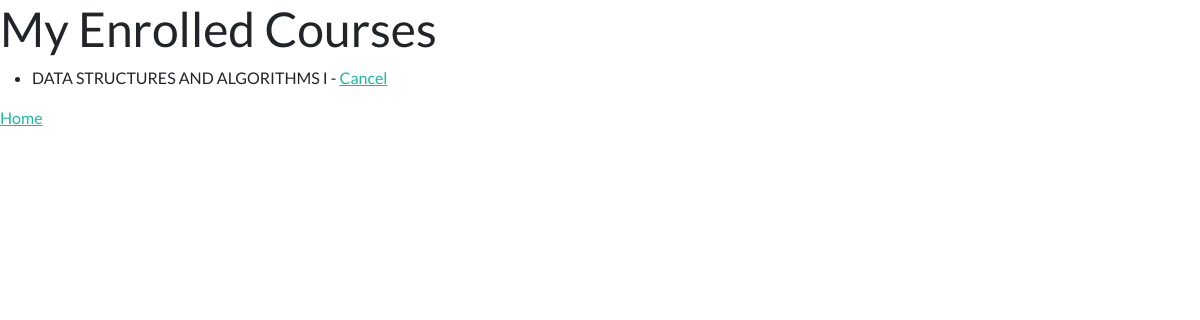
The app's page /my_enrolled_courses/ (signed in), older data.
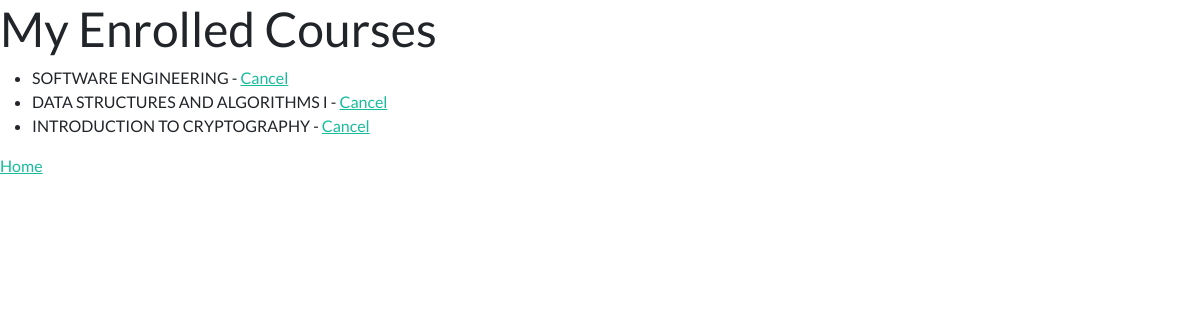
The same page, newer data.
### courses/models.py (models this page shows, shortened)
class QuotaRequest(models.Model):
    student = models.ForeignKey(User, on_delete=models.CASCADE)
    course = models.ForeignKey(Course, on_delete=models.CASCADE)
    requested_at = models.DateTimeField(auto_now_add=True)
    is_approved = models.BooleanField(default=False)

class Course(models.Model):
    code = models.CharField(max_length=10)
    name = models.CharField(max_length=100)
    semester = models.CharField(max_length=10)
    year = models.IntegerField()
    seats = models.IntegerField()
    is_open = models.BooleanField(default=True)

### courses/views.py (the view)
# urls.py: path('my_enrolled_courses/', views.my_enrolled_courses, name='my_enrolled_courses'),
@login_required
def my_enrolled_courses(request):
    requests = QuotaRequest.objects.filter(student=request.user, is_approved=True)
    return render(request, 'courses/my_enrolled_courses.html', {'requests': requests})

### courses/templates/courses/my_enrolled_courses.html (shortened to what this page needs)
{% load static %}
<!DOCTYPE html>
<html>
<head>
    <link href="{% static 'css/bootstrap.min.css' %}" rel ="stylesheet">
</head>
<body>
    <h1>My Enrolled Courses</h1>
    <ul>
        {% for request in requests %}
            <li>{{ request.course.name }} -
                <a href="{% url 'cancel_quota_request' request.id %}">Cancel</a>
            </li>
        {% endfor %}
    </ul>
    <a href="{% url 'home' %}">Home</a>
</body>
</html>

Row changes from the older to the newer data that the page shows:
now on this page (row edited): QuotaRequest: course.name "SOFTWARE ENGINEERING"
now on this page (row edited): QuotaRequest: course.name "INTRODUCTION TO CRYPTOGRAPHY"
